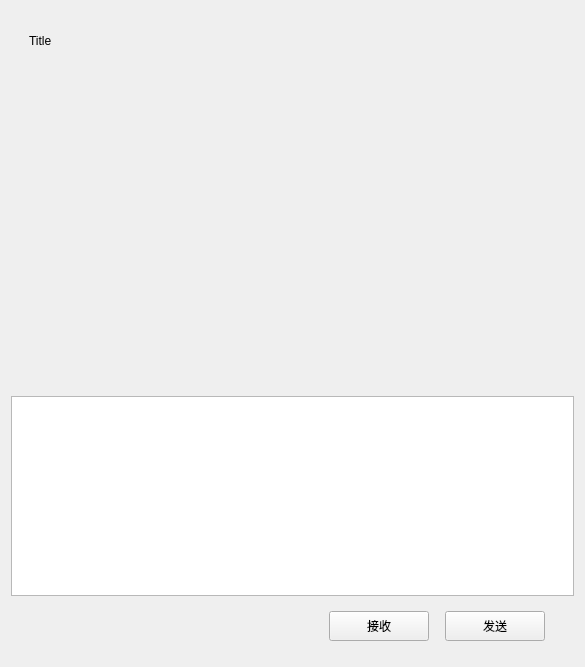
<?xml version="1.0" encoding="UTF-8"?>
<ui version="4.0">
 <class>ChatPage</class>
 <widget class="QWidget" name="ChatPage">
  <property name="geometry">
   <rect>
    <x>0</x>
    <y>0</y>
    <width>585</width>
    <height>667</height>
   </rect>
  </property>
  <property name="windowTitle">
   <string>Form</string>
  </property>
  <layout class="QVBoxLayout" name="verticalLayout">
   <item>
    <widget class="QWidget" name="widget_3" native="true">
     <layout class="QVBoxLayout" name="verticalLayout_4">
      <property name="spacing">
       <number>0</number>
      </property>
      <property name="leftMargin">
       <number>0</number>
      </property>
      <property name="topMargin">
       <number>0</number>
      </property>
      <property name="rightMargin">
       <number>0</number>
      </property>
      <property name="bottomMargin">
       <number>0</number>
      </property>
      <item>
       <widget class="QWidget" name="titileWid" native="true">
        <property name="minimumSize">
         <size>
          <width>0</width>
          <height>60</height>
         </size>
        </property>
        <property name="maximumSize">
         <size>
          <width>16777215</width>
          <height>60</height>
         </size>
        </property>
        <layout class="QVBoxLayout" name="verticalLayout_5">
         <item>
          <widget class="QWidget" name="widget_2" native="true">
           <layout class="QHBoxLayout" name="horizontalLayout_3">
            <item>
             <widget class="QLabel" name="titleLab">
              <property name="text">
               <string>Title</string>
              </property>
             </widget>
            </item>
           </layout>
          </widget>
         </item>
        </layout>
       </widget>
      </item>
      <item>
       <widget class="QWidget" name="chatDataWid" native="true"/>
      </item>
      <item>
       <widget class="QWidget" name="toolWid" native="true">
        <property name="maximumSize">
         <size>
          <width>16777215</width>
          <height>60</height>
         </size>
        </property>
        <layout class="QHBoxLayout" name="horizontalLayout_4">
         <property name="spacing">
          <number>0</number>
         </property>
         <property name="leftMargin">
          <number>0</number>
         </property>
         <property name="topMargin">
          <number>0</number>
         </property>
         <property name="rightMargin">
          <number>0</number>
         </property>
         <property name="bottomMargin">
          <number>0</number>
         </property>
         <item>
          <spacer name="horizontalSpacer_2">
           <property name="orientation">
            <enum>Qt::Horizontal</enum>
           </property>
           <property name="sizeType">
            <enum>QSizePolicy::Fixed</enum>
           </property>
           <property name="sizeHint" stdset="0">
            <size>
             <width>5</width>
             <height>20</height>
            </size>
           </property>
          </spacer>
         </item>
         <item>
          <widget class="ClickedLabel" name="emoLab">
           <property name="minimumSize">
            <size>
             <width>25</width>
             <height>25</height>
            </size>
           </property>
           <property name="maximumSize">
            <size>
             <width>25</width>
             <height>25</height>
            </size>
           </property>
           <property name="text">
            <string/>
           </property>
          </widget>
         </item>
         <item>
          <spacer name="horizontalSpacer_3">
           <property name="orientation">
            <enum>Qt::Horizontal</enum>
           </property>
           <property name="sizeType">
            <enum>QSizePolicy::Fixed</enum>
           </property>
           <property name="sizeHint" stdset="0">
            <size>
             <width>5</width>
             <height>20</height>
            </size>
           </property>
          </spacer>
         </item>
         <item>
          <widget class="ClickedLabel" name="fileLab">
           <property name="minimumSize">
            <size>
             <width>25</width>
             <height>25</height>
            </size>
           </property>
           <property name="maximumSize">
            <size>
             <width>25</width>
             <height>25</height>
            </size>
           </property>
           <property name="text">
            <string/>
           </property>
          </widget>
         </item>
         <item>
          <spacer name="horizontalSpacer_4">
           <property name="orientation">
            <enum>Qt::Horizontal</enum>
           </property>
           <property name="sizeHint" stdset="0">
            <size>
             <width>40</width>
             <height>20</height>
            </size>
           </property>
          </spacer>
         </item>
        </layout>
       </widget>
      </item>
      <item>
       <widget class="QTextEdit" name="chatEdit">
        <property name="maximumSize">
         <size>
          <width>16777215</width>
          <height>200</height>
         </size>
        </property>
       </widget>
      </item>
      <item>
       <widget class="QWidget" name="sendWid" native="true">
        <property name="maximumSize">
         <size>
          <width>16777215</width>
          <height>60</height>
         </size>
        </property>
        <layout class="QHBoxLayout" name="horizontalLayout_5">
         <item>
          <spacer name="horizontalSpacer_5">
           <property name="orientation">
            <enum>Qt::Horizontal</enum>
           </property>
           <property name="sizeHint" stdset="0">
            <size>
             <width>40</width>
             <height>20</height>
            </size>
           </property>
          </spacer>
         </item>
         <item>
          <widget class="ClickedBtn" name="recvBtn">
           <property name="minimumSize">
            <size>
             <width>100</width>
             <height>30</height>
            </size>
           </property>
           <property name="maximumSize">
            <size>
             <width>100</width>
             <height>30</height>
            </size>
           </property>
           <property name="text">
            <string>接收</string>
           </property>
          </widget>
         </item>
         <item>
          <spacer name="horizontalSpacer_6">
           <property name="orientation">
            <enum>Qt::Horizontal</enum>
           </property>
           <property name="sizeType">
            <enum>QSizePolicy::Fixed</enum>
           </property>
           <property name="sizeHint" stdset="0">
            <size>
             <width>10</width>
             <height>20</height>
            </size>
           </property>
          </spacer>
         </item>
         <item>
          <widget class="ClickedBtn" name="sendBtn">
           <property name="minimumSize">
            <size>
             <width>100</width>
             <height>30</height>
            </size>
           </property>
           <property name="maximumSize">
            <size>
             <width>100</width>
             <height>30</height>
            </size>
           </property>
           <property name="text">
            <string>发送</string>
           </property>
          </widget>
         </item>
         <item>
          <spacer name="horizontalSpacer_7">
           <property name="orientation">
            <enum>Qt::Horizontal</enum>
           </property>
           <property name="sizeType">
            <enum>QSizePolicy::Fixed</enum>
           </property>
           <property name="sizeHint" stdset="0">
            <size>
             <width>20</width>
             <height>20</height>
            </size>
           </property>
          </spacer>
         </item>
        </layout>
       </widget>
      </item>
     </layout>
    </widget>
   </item>
  </layout>
 </widget>
 <customwidgets>
  <customwidget>
   <class>ClickedBtn</class>
   <extends>QPushButton</extends>
   <header location="global">clickedbtn.h</header>
  </customwidget>
  <customwidget>
   <class>ClickedLabel</class>
   <extends>QLabel</extends>
   <header location="global">clickedlabel.h</header>
  </customwidget>
 </customwidgets>
 <resources/>
 <connections/>
</ui>
